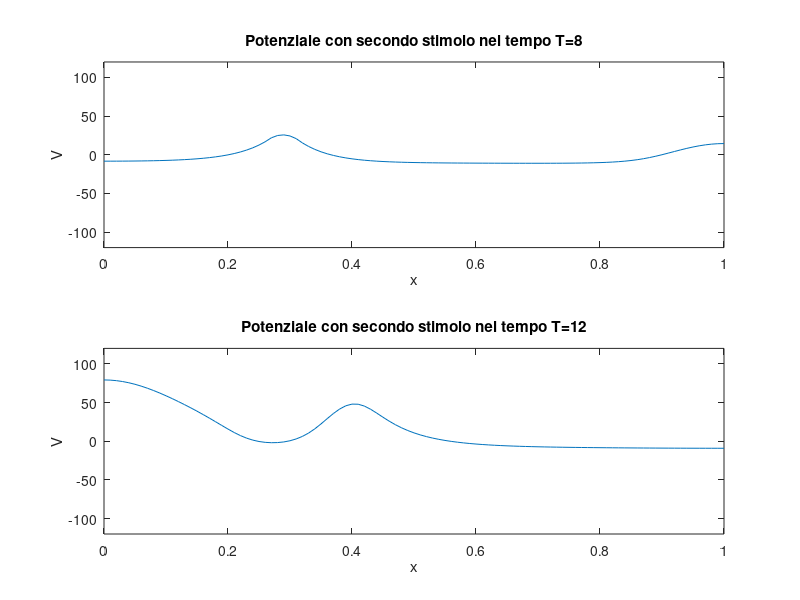

Reproduce this figure in MATLAB. (Note: a time limit stopped this script after it produced the figure.)
clear
close all
clc

%% ESERCIZIO 4 DEL 20/01/21
%MODELLO HH IN 1D
%PROPAGAZIONE DEL POTENZIALE D'AZIONE LUNGO UNA FIBRA
% Cm*Vt - sigma*Vxx = -(G_Na*m^3*h*(V-V_Na)+G_K*n^4*(V-V_K)+G_L*(V-V_L)) + I_app 
% dm/dt=a_m*(1-m)-b_m*(m)
% dh/dt=a_h*(1-h)-b_h*(h)
% dn/dt=a_n*(1-n)-b_n*(n)

x0=0;
x1=1; %porzione di assone lunga 1cm

%PARAMETRI
sigma=0.01;
Cm=1; % picoFa/cm^2
G_Na=120; %m Ohm^-1/cm^2
G_K=36; %m Ohm^-1/cm^2
G_L=0.3; %m Ohm^-1/cm^2
V_Na=115; %mV
V_K=-12; %mV
V_L=10.6; %mV


%TEMPO
T=20; %ms

%DATI DI NEUMANN (derivate nello spazio al bordo)
BC1=0;
BC2=0;

%MESH SPAZIO-TEMPO
h=0.01;
delta_t=0.05; %Passo temporale da testo
m=T/delta_t;

t=0:delta_t:T; %definisco la mesh in tempo
x=x0:h:x1; %definisco la mesh in spazio

%CORRENTE APPLICATA
I_app=zeros(length(x),1);
stimolo=100; %stimolo di durata Iapp1 = 100 mA
Tstim=1; %Applicare per 1ms

%PUNTI INIZIALI
V0=2.7570e-4;
m0=5.2934e-2;
h0=5.9611e-1;
n0=3.1768e-1;

v_k=zeros(length(t),length(x));
v_k(1,:)=V0; 
m_k=zeros(length(t),length(x));
m_k(1,:)=m0;
h_k=zeros(length(t),length(x));
h_k(1,:)=h0;
n_k=zeros(length(t),length(x));
n_k(1,:)=n0;

N=1/h+1; %calcolo il numero di punti
A=(1/h^2)*( 2*diag(ones(N,1))-diag(ones(N-1,1),1)-diag(ones(N-1,1),-1) );
A(1,2)=-2*(1/h^2);
A(end,end-1)=-2*(1/h^2);
I=eye(N,N);
AA=(Cm*I/delta_t + sigma*A);

%%
for k=2:length(t)
    
    if t(k)<Tstim
        I_app(find(x<=0.04))=stimolo;       
    else
        I_app(find(x<=0.04))=0;      
    end
    
    if (t(k)>7 && t(k)<7+2) %Con 7=tempo a cui applicare il secondo stimolo e 2=duranta secondo stimolo       
        I_app(28:32)=300;
    else
        I_app(28:32)=0;
    end
    
    v_n=v_k(k-1,:)'; % V all'istante precedente
    m_n=m_k(k-1,:)'; % m all'istante precedente
    h_n=h_k(k-1,:)'; % h all'istante precedente
    n_n=n_k(k-1,:)'; % n all'istante precedente
    
    F=(Cm*I/delta_t)*v_n - (G_Na*m_n.^3.*h_n.*(v_n-V_Na)+G_K* n_n.^4.*(v_n-V_K)+G_L*(v_n-V_L)) + I_app;
    F(1)=F(1)+BC1/h^2;
    F(end)=F(end)+BC2/h^2;
    
    v_k(k,:)=AA\F; 
    
    a_m=0.1*(25-v_n).*( exp( (25-v_n)/10 )-1 ).^(-1);
    a_h=0.07*exp(-v_n/20);
    a_n=0.01*(10-v_n).*( exp( (10-v_n)/10 )-1 ).^(-1);

    b_m=4*exp(-v_n/18);
    b_h=(exp((30-v_n)/10)+1).^(-1);
    b_n=0.125*exp(-v_n/80);

    m_k(k,:)= (delta_t*a_m + m_n)./(1 +delta_t*(a_m+b_m)); 
    h_k(k,:)= (delta_t*a_h + h_n)./(1 +delta_t*(a_h+b_h));
    n_k(k,:)= (delta_t*a_n + n_n)./(1 +delta_t*(a_n+b_n));
end  

%%

[~,indice1] = max(v_k(:, 1));
[~,indice2] = max(v_k(:, end));
t_in = t(indice1);
t_fin = t(indice2);

vel_potenziale = 1/(t_fin-t_in) %[cm/msec]

%% PLOT

time1=find(t==8); %3,9,11
time2=find(t==12);
figure()

subplot(2,1,1)
plot(x , v_k(time1,:) )
xlim([0,1])
ylim([-120,120])
xlabel('x')
ylabel('V')
title(['Potenziale con secondo stimolo nel tempo T=',num2str(t(time1))])

subplot(2,1,2)  
plot(x , v_k(time2,:) )
xlim([0,1])
ylim([-120,120])
xlabel('x')
ylabel('V')
title(['Potenziale con secondo stimolo nel tempo T=',num2str(t(time2))])

figure()
for j=1:length(t)
   plot(x , v_k(j,:) )
   xlim([0,1])
   ylim([-20,140])
   xlabel('x')
   ylabel('V')
   title(['Potenziale nel tempo T=',num2str(t(j))])
   drawnow
end
